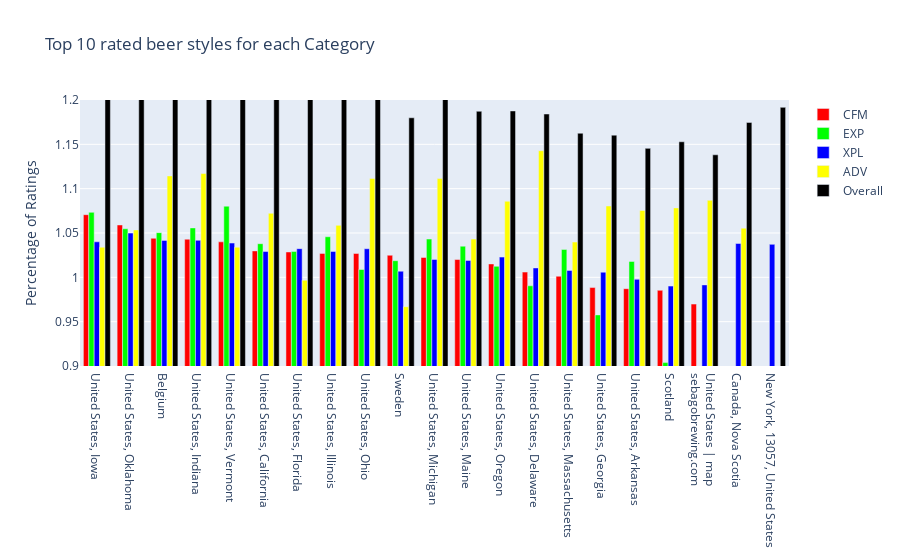

Source (notebook cell):
### Code cell
fig = go.Figure()


fig.add_trace(go.Bar(
    y=cfm_ratings_by_location.values,
    x=cfm_ratings_by_location.index,
    name="CFM",
    orientation='v',
    marker_color='#FF0000'
))
fig.add_trace(go.Bar(
    y=exp_ratings_by_location.values,
    x=exp_ratings_by_location.index,
    name="EXP",
    orientation='v',
    marker_color='#00FF00'
))
fig.add_trace(go.Bar( 
    y=xpl_ratings_by_location.values,
    x=xpl_ratings_by_location.index,
    name="XPL",
    orientation='v',
    marker_color='#0000FF'
))
fig.add_trace(go.Bar(
    y=adv_ratings_by_location.values,
    x=adv_ratings_by_location.index,
    name="ADV",
    orientation='v',
    marker_color='#FFFF00'
))
fig.add_trace(go.Bar(
    y=overall_ratings_by_location.values,
    x=overall_ratings_by_location.index,
    name="Overall",
    orientation='v',
    marker_color='#000000'
))


fig.update_yaxes(range=[0.9, 1.2])

# set the x-axis to be the style names
fig.update_layout(xaxis={'categoryorder':'array', 'categoryarray':cfm_ratings_by_location.index})

# set the y-axis to be the percentage of ratings
fig.update_layout(yaxis_title="Percentage of Ratings")

# set the title
fig.update_layout(title_text="Top 10 rated beer styles for each Category")

fig.update_layout(barmode='group')
fig.show()

### Figure 1 — Plotly figure (JSON) as saved in the notebook; plotly's stock layout.template omitted (floating-point values rounded to 4 significant figures)
{"data": [{"marker": {"color": "#FF0000"}, "name": "CFM", "orientation": "v", "type": "bar", "x": ["United States, Iowa", "United States, Oklahoma", "Belgium", "United States, Indiana", "United States, Vermont", "United States, California", "United States, Florida", "United States, Illinois", "United States, Ohio", "Sweden", "United States, Michigan", "United States, Maine", "United States, Oregon", "United States, Delaware", "United States, Massachusetts", "United States, Georgia", "United States, Arkansas", "Scotland", "United States</a> | <a href=\"http://maps.google.com/maps?oi=map&q=%2C+US\" target=\"_blank\">map</a><br><a href=\"http://sebagobrewing.com\" target=\"_blank\">sebagobrewing.com"], "y": [1.071, 1.059, 1.044, 1.043, 1.04, 1.03, 1.029, 1.027, 1.027, 1.025, 1.022, 1.02, 1.015, 1.006, 1.001, 0.9885, 0.9872, 0.9854, 0.9698]}, {"marker": {"color": "#00FF00"}, "name": "EXP", "orientation": "v", "type": "bar", "x": ["United States, Vermont", "United States, Iowa", "United States, Indiana", "United States, Oklahoma", "Belgium", "United States, Illinois", "United States, Michigan", "United States, California", "United States, Maine", "United States, Massachusetts", "United States, Florida", "Sweden", "United States, Arkansas", "United States, Oregon", "United States, Ohio", "United States, Delaware", "United States, Georgia", "Scotland"], "y": [1.08, 1.073, 1.056, 1.055, 1.05, 1.046, 1.043, 1.038, 1.035, 1.032, 1.029, 1.019, 1.018, 1.012, 1.009, 0.9904, 0.9576, 0.9039]}, {"marker": {"color": "#0000FF"}, "name": "XPL", "orientation": "v", "type": "bar", "x": ["United States, Oklahoma", "United States, Indiana", "Belgium", "United States, Iowa", "United States, Vermont", "Canada, Nova Scotia", "New York</a>, 13057, <a href=\"/place/directory/9/US/\">United States", "United States, Florida", "United States, Ohio", "United States, Illinois", "United States, California", "United States, Oregon", "United States, Michigan", "United States, Maine", "United States, Delaware", "United States, Massachusetts", "Sweden", "United States, Georgia", "United States, Arkansas", "United States</a> | <a href=\"http://maps.google.com/maps?oi=map&q=%2C+US\" target=\"_blank\">map</a><br><a href=\"http://sebagobrewing.com\" target=\"_blank\">sebagobrewing.com", "Scotland"], "y": [1.05, 1.042, 1.042, 1.04, 1.039, 1.038, 1.037, 1.032, 1.032, 1.029, 1.029, 1.023, 1.02, 1.019, 1.011, 1.008, 1.007, 1.006, 0.9978, 0.9915, 0.9901]}, {"marker": {"color": "#FFFF00"}, "name": "ADV", "orientation": "v", "type": "bar", "x": ["United States, Delaware", "United States, Indiana", "Belgium", "United States, Ohio", "United States, Michigan", "United States</a> | <a href=\"http://maps.google.com/maps?oi=map&q=%2C+US\" target=\"_blank\">map</a><br><a href=\"http://sebagobrewing.com\" target=\"_blank\">sebagobrewing.com", "United States, Oregon", "United States, Georgia", "Scotland", "United States, Arkansas", "United States, California", "United States, Illinois", "Canada, Nova Scotia", "United States, Oklahoma", "United States, Maine", "United States, Massachusetts", "United States, Vermont", "United States, Iowa", "United States, Florida", "Sweden"], "y": [1.143, 1.117, 1.114, 1.111, 1.111, 1.087, 1.086, 1.08, 1.078, 1.075, 1.072, 1.059, 1.055, 1.053, 1.043, 1.04, 1.034, 1.034, 0.9967, 0.9668]}, {"marker": {"color": "#000000"}, "name": "Overall", "orientation": "v", "type": "bar", "x": ["United States, Iowa", "United States, Oklahoma", "Belgium", "United States, Indiana", "United States, Vermont", "United States, California", "United States, Florida", "United States, Illinois", "United States, Ohio", "United States, Michigan", "New York</a>, 13057, <a href=\"/place/directory/9/US/\">United States", "United States, Oregon", "United States, Maine", "United States, Delaware", "Sweden", "Canada, Nova Scotia", "United States, Massachusetts", "United States, Georgia", "Scotland", "United States, Arkansas", "United States</a> | <a href=\"http://maps.google.com/maps?oi=map&q=%2C+US\" target=\"_blank\">map</a><br><a href=\"http://sebagobrewing.com\" target=\"_blank\">sebagobrewing.com"], "y": [1.252, 1.236, 1.226, 1.225, 1.222, 1.209, 1.205, 1.205, 1.204, 1.203, 1.192, 1.188, 1.187, 1.184, 1.18, 1.175, 1.163, 1.16, 1.153, 1.145, 1.138]}], "layout": {"barmode": "group", "title": {"text": "Top 10 rated beer styles for each Category"}, "xaxis": {"categoryarray": ["United States, Iowa", "United States, Oklahoma", "Belgium", "United States, Indiana", "United States, Vermont", "United States, California", "United States, Florida", "United States, Illinois", "United States, Ohio", "Sweden", "United States, Michigan", "United States, Maine", "United States, Oregon", "United States, Delaware", "United States, Massachusetts", "United States, Georgia", "United States, Arkansas", "Scotland", "United States</a> | <a href=\"http://maps.google.com/maps?oi=map&q=%2C+US\" target=\"_blank\">map</a><br><a href=\"http://sebagobrewing.com\" target=\"_blank\">sebagobrewing.com"], "categoryorder": "array"}, "yaxis": {"range": [0.9, 1.2], "title": {"text": "Percentage of Ratings"}}}}
